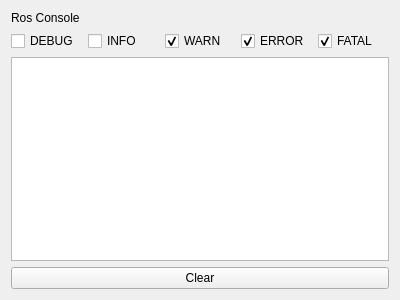
<?xml version="1.0" encoding="UTF-8"?>
<ui version="4.0">
 <class>RosConsoleWidget</class>
 <widget class="QWidget" name="RosConsoleWidget">
  <property name="geometry">
   <rect>
    <x>0</x>
    <y>0</y>
    <width>400</width>
    <height>300</height>
   </rect>
  </property>
  <property name="windowTitle">
   <string>Ros Console</string>
  </property>
  <layout class="QVBoxLayout" name="verticalLayout_2">
   <item>
    <widget class="QLabel" name="label">
     <property name="text">
      <string>Ros Console</string>
     </property>
    </widget>
   </item>
   <item>
    <layout class="QHBoxLayout" name="horizontalLayout">
     <item>
      <widget class="QCheckBox" name="debug_checkbox">
       <property name="text">
        <string>DEBUG</string>
       </property>
      </widget>
     </item>
     <item>
      <widget class="QCheckBox" name="info_checkbox">
       <property name="text">
        <string>INFO</string>
       </property>
       <property name="checked">
        <bool>false</bool>
       </property>
      </widget>
     </item>
     <item>
      <widget class="QCheckBox" name="warn_checkbox">
       <property name="text">
        <string>WARN</string>
       </property>
       <property name="checked">
        <bool>true</bool>
       </property>
      </widget>
     </item>
     <item>
      <widget class="QCheckBox" name="error_checkbox">
       <property name="text">
        <string>ERROR</string>
       </property>
       <property name="checked">
        <bool>true</bool>
       </property>
      </widget>
     </item>
     <item>
      <widget class="QCheckBox" name="fatal_checkbox">
       <property name="text">
        <string>FATAL</string>
       </property>
       <property name="checked">
        <bool>true</bool>
       </property>
      </widget>
     </item>
    </layout>
   </item>
   <item>
    <widget class="QListWidget" name="console_list"/>
   </item>
   <item>
    <widget class="QPushButton" name="clear_button">
     <property name="text">
      <string>Clear</string>
     </property>
    </widget>
   </item>
  </layout>
 </widget>
 <resources/>
 <connections/>
</ui>
